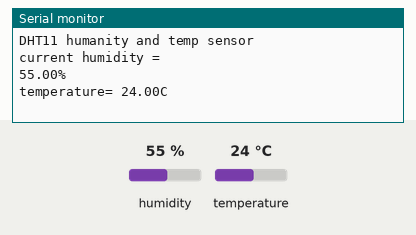
A sketch run on a simulated Arduino Uno, built with avr-gcc and run on an emulated ATmega328P. On the bench: the last lines printed to the serial monitor. The test bench sets the inputs (shaded band); at power-on: humidity 55 %, temperature 24 °C.

Above: at 2.7 s.
2.8 s: humidity set to 22 %
At 8.1 s:
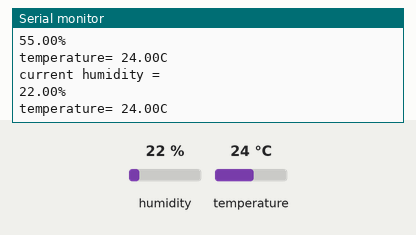
8.8 s: temperature set to 12 °C
At 12.8 s:
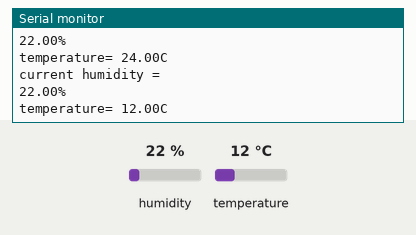
14.8 s: humidity set to 40 %
At 17.5 s:
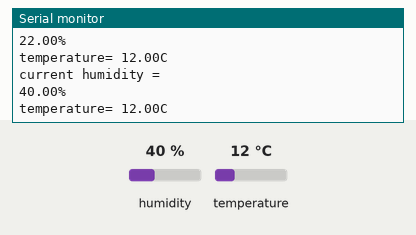
Timing chart, 0 to 19.0 s (numbered marks = the images above; inputs shaded):
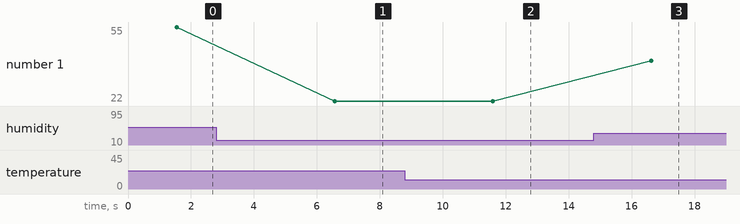

The sketch:

temp_dht.ino
```cpp
#define dht_apin 7
#include<dht.h>
dht DHT;

void setup() {
  // put your setup code here, to run once:
Serial.begin(9600);
delay(500);
Serial.println("DHT11 humanity and temp sensor\n\n");
delay(1000);

}

void loop() {
  // put your main code here, to run repeatedly:
DHT.read11(dht_apin);
Serial.println("current humidity = ");
Serial.print(DHT.humidity);
Serial.println("%");
Serial.print("temperature= ");
Serial.print(DHT.temperature);
Serial.println("C");
delay(5000);

}
```

Measured:
- after the input at 2.8 s, the serial monitor: prints a new line after 3.8 s (image 1)
- after the input at 8.8 s, the serial monitor: prints a new line after 2.8 s (image 2)
- after the input at 14.8 s, the serial monitor: prints a new line after 1.8 s (image 3)
- plotted number 1: 55 → 22 after the input at 2.8 s, 22 → 40 after the input at 14.8 s
